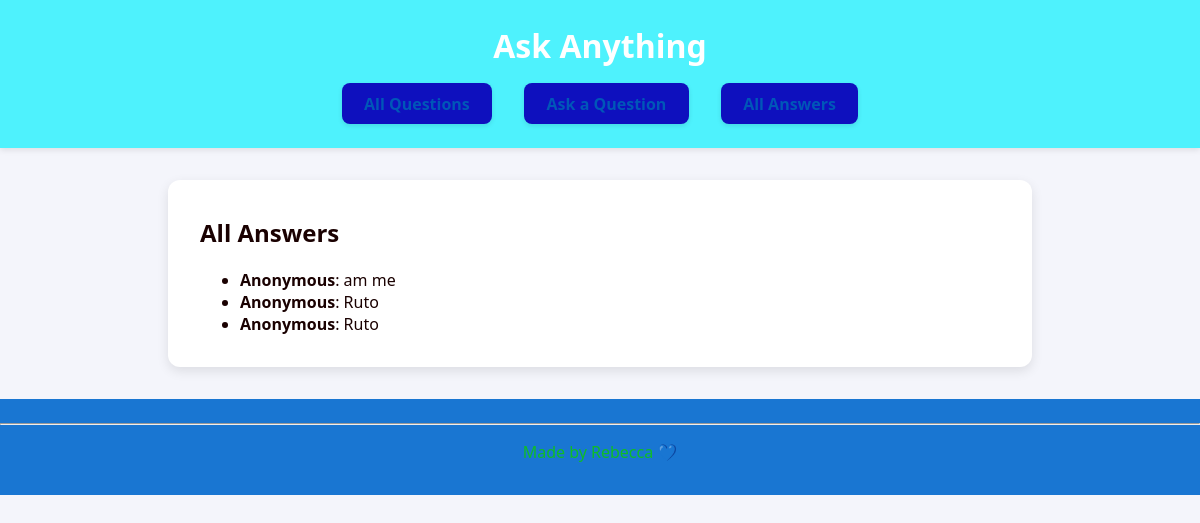
The app's page /answer/, older data.
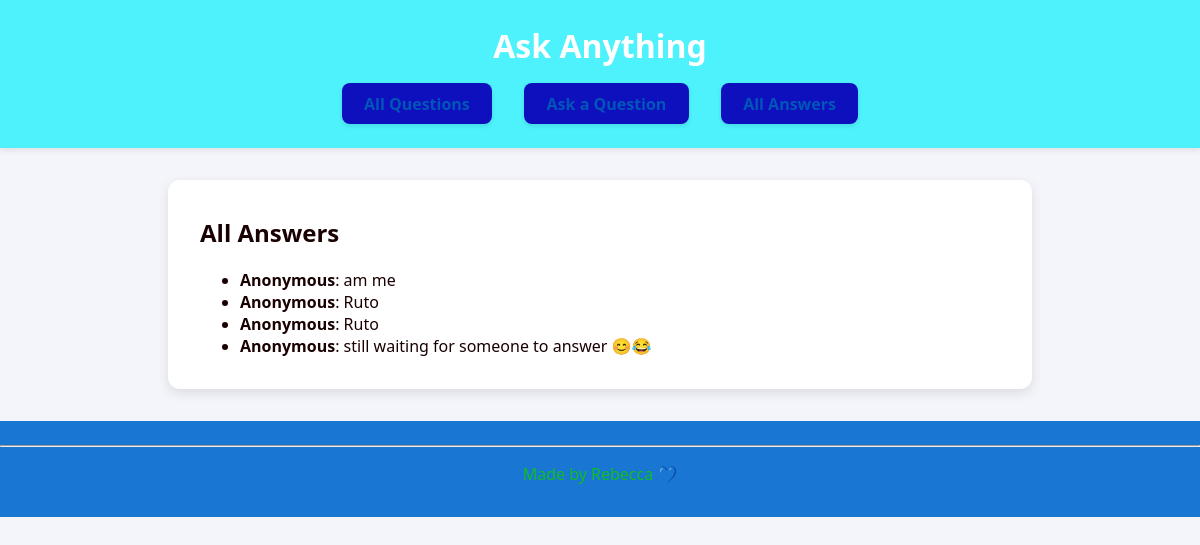
The same page, newer data.
### answer/models.py (models this page shows, shortened)
class Answer(models.Model):
    question = models.ForeignKey(Question, on_delete=models.CASCADE)
    content = models.TextField()
    responder = models.CharField(max_length=100, default="Anonymous")
    created_at = models.DateTimeField(auto_now_add=True)

### answer/views.py (the view)
# urls.py: path('', views.all_answers, name='all_answers')
def all_answers(request):
    answers = Answer.objects.all()
    return render(request, 'answer/all.html', {'answers': answers})

### answer/templates/answer/all.html
{% extends 'base.html' %}
{% block content %}
<h2>All Answers</h2>
<ul>
  {% for a in answers %}
    <li><strong>{{ a.responder }}</strong>: {{ a.content }}</li>
  {% endfor %}
</ul>
{% endblock %}

Row changes from the older to the newer data that the page shows:
added Answer: responder "Anonymous", content "still waiting for someone to answer 😊😂"
